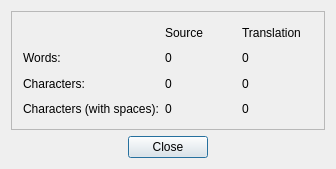
<?xml version="1.0" encoding="UTF-8"?>
<ui version="4.0">
 <comment>*********************************************************************
**
** Copyright (C) 2009 Nokia Corporation and/or its subsidiary(-ies).
** Contact: Nokia Corporation (qt-info@nokia.com)
**
** This file is part of the Qt Linguist of the Qt Toolkit.
**
** $QT_BEGIN_LICENSE:LGPL$
** No Commercial Usage
** This file contains pre-release code and may not be distributed.
** You may use this file in accordance with the terms and conditions
** contained in the either Technology Preview License Agreement or the
** Beta Release License Agreement.
**
** GNU Lesser General Public License Usage
** Alternatively, this file may be used under the terms of the GNU Lesser
** General Public License version 2.1 as published by the Free Software
** Foundation and appearing in the file LICENSE.LGPL included in the
** packaging of this file.  Please review the following information to
** ensure the GNU Lesser General Public License version 2.1 requirements
** will be met: http://www.gnu.org/licenses/old-licenses/lgpl-2.1.html.
**
** In addition, as a special exception, Nokia gives you certain
** additional rights. These rights are described in the Nokia Qt LGPL
** Exception version 1.0, included in the file LGPL_EXCEPTION.txt in this
** package.
**
** GNU General Public License Usage
** Alternatively, this file may be used under the terms of the GNU
** General Public License version 3.0 as published by the Free Software
** Foundation and appearing in the file LICENSE.GPL included in the
** packaging of this file.  Please review the following information to
** ensure the GNU General Public License version 3.0 requirements will be
** met: http://www.gnu.org/copyleft/gpl.html.
**
** If you are unsure which license is appropriate for your use, please
** contact the sales department at http://qt.nokia.com/contact.
** $QT_END_LICENSE$
**
*********************************************************************</comment>
 <class>Statistics</class>
 <widget class="QDialog" name="linguist_stats">
  <property name="geometry">
   <rect>
    <x>0</x>
    <y>0</y>
    <width>336</width>
    <height>169</height>
   </rect>
  </property>
  <property name="windowTitle">
   <string>Statistics</string>
  </property>
  <layout class="QGridLayout">
   <item row="1" column="0">
    <layout class="QHBoxLayout">
     <item>
      <spacer name="spacer4_2">
       <property name="orientation">
        <enum>Qt::Horizontal</enum>
       </property>
       <property name="sizeType">
        <enum>QSizePolicy::Expanding</enum>
       </property>
       <property name="sizeHint" stdset="0">
        <size>
         <width>40</width>
         <height>20</height>
        </size>
       </property>
      </spacer>
     </item>
     <item>
      <widget class="QPushButton" name="closeBtn">
       <property name="text">
        <string>Close</string>
       </property>
      </widget>
     </item>
     <item>
      <spacer name="spacer4">
       <property name="orientation">
        <enum>Qt::Horizontal</enum>
       </property>
       <property name="sizeType">
        <enum>QSizePolicy::Expanding</enum>
       </property>
       <property name="sizeHint" stdset="0">
        <size>
         <width>40</width>
         <height>20</height>
        </size>
       </property>
      </spacer>
     </item>
    </layout>
   </item>
   <item row="0" column="0">
    <widget class="QFrame" name="frame4">
     <property name="frameShape">
      <enum>QFrame::StyledPanel</enum>
     </property>
     <property name="frameShadow">
      <enum>QFrame::Raised</enum>
     </property>
     <layout class="QGridLayout">
      <item row="0" column="2">
       <widget class="QLabel" name="textLabel4">
        <property name="text">
         <string>Translation</string>
        </property>
       </widget>
      </item>
      <item row="0" column="1">
       <widget class="QLabel" name="textLabel5">
        <property name="text">
         <string>Source</string>
        </property>
       </widget>
      </item>
      <item row="1" column="1">
       <widget class="QLabel" name="untrWords">
        <property name="text">
         <string>0</string>
        </property>
       </widget>
      </item>
      <item row="1" column="2">
       <widget class="QLabel" name="trWords">
        <property name="text">
         <string>0</string>
        </property>
       </widget>
      </item>
      <item row="1" column="0">
       <widget class="QLabel" name="textLabel1">
        <property name="text">
         <string>Words:</string>
        </property>
       </widget>
      </item>
      <item row="2" column="2">
       <widget class="QLabel" name="trChars">
        <property name="text">
         <string>0</string>
        </property>
       </widget>
      </item>
      <item row="2" column="1">
       <widget class="QLabel" name="untrChars">
        <property name="text">
         <string>0</string>
        </property>
       </widget>
      </item>
      <item row="2" column="0">
       <widget class="QLabel" name="textLabel3">
        <property name="text">
         <string>Characters:</string>
        </property>
       </widget>
      </item>
      <item row="3" column="0">
       <widget class="QLabel" name="textLabel6">
        <property name="text">
         <string>Characters (with spaces):</string>
        </property>
       </widget>
      </item>
      <item row="3" column="2">
       <widget class="QLabel" name="trCharsSpc">
        <property name="text">
         <string>0</string>
        </property>
       </widget>
      </item>
      <item row="3" column="1">
       <widget class="QLabel" name="untrCharsSpc">
        <property name="text">
         <string>0</string>
        </property>
       </widget>
      </item>
     </layout>
    </widget>
   </item>
  </layout>
 </widget>
 <layoutdefault spacing="6" margin="11"/>
 <resources/>
 <connections>
  <connection>
   <sender>closeBtn</sender>
   <signal>clicked()</signal>
   <receiver>linguist_stats</receiver>
   <slot>reject()</slot>
   <hints>
    <hint type="sourcelabel">
     <x>179</x>
     <y>144</y>
    </hint>
    <hint type="destinationlabel">
     <x>239</x>
     <y>142</y>
    </hint>
   </hints>
  </connection>
 </connections>
</ui>
